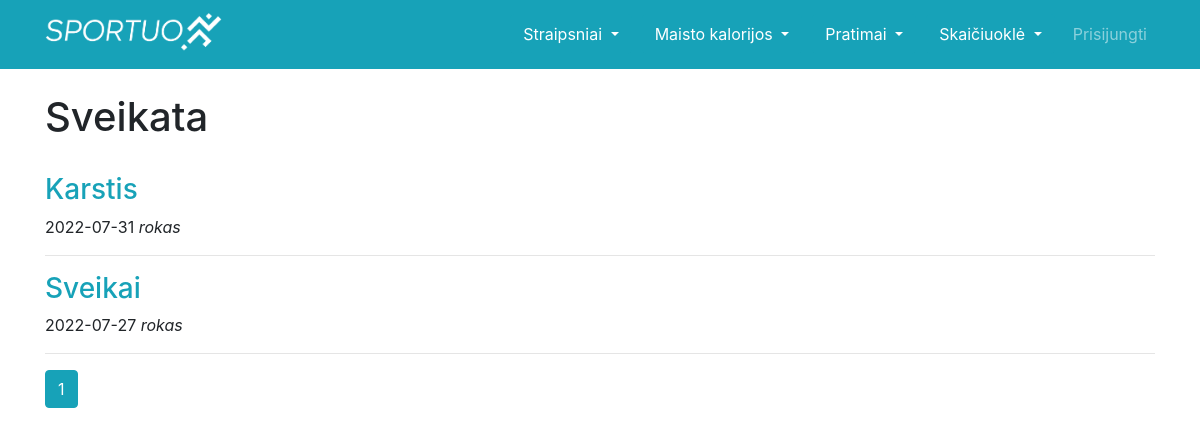
Screenshot of /straipsniai_sveikata with the database file from the repository.
### app.py (models this page shows, shortened)
class Straipsnis(db.Model):
    __tablename__ = "straipsnis"
    id = db.Column(db.Integer, primary_key=True)
    vardas = db.Column("Vardas", db.String(), nullable=False)
    pavadinimas = db.Column("Pavadinimas", db.String(), nullable=False)
    tema = db.Column("Tema", db.String(), nullable=False)
    data = db.Column("Data", db.DateTime(), nullable=False, default=datetime.today())
    tekstas = db.Column("Tekstas", db.String(), nullable=False)

### app.py (the view)
@app.route('/straipsniai_sveikata')
def straipsniai_sveikata():
    page = request.args.get('page', 1, type=int)
    data = Straipsnis.query.filter_by(tema="Sveikata").order_by(Straipsnis.data.desc()).paginate(page=page, per_page=9)
    return render_template('straipsniai_sveikata.html', data=data, datetime=datetime)

### templates/straipsniai_sveikata.html
{% extends "base.html" %}
{% block content %}
<h1>Sveikata</h1>
<br>
{% for straipsnis in data.items %}
<h3><a href="{{ url_for('straipsnis',tema=straipsnis.tema, pavadinimas=straipsnis.pavadinimas, id=straipsnis.id) }}"
class="text-info">{{ straipsnis.pavadinimas.capitalize() }}</a></h3>
<p>{{ datetime.strftime(straipsnis.data, "%Y-%m-%d")}} <i>{{ straipsnis.vardas }}</i></p>
<hr>
{% endfor %}
{% for page_num in data.iter_pages(left_edge=1, right_edge=1, left_current=1, right_current=2) %}
  {% if page_num %}
    {% if data.page == page_num %}
      <a class="btn btn-info mb-4" href="{{ url_for('straipsniai_sveikata', page=page_num) }}">{{ page_num }}</a>
    {% else %}
      <a class="btn btn-outline-info mb-4" href="{{ url_for('straipsniai_sveikata', page=page_num) }}">{{ page_num }}</a>
    {% endif %}
  {% else %}
    ...
  {% endif %}
{% endfor %}
{% endblock %}

### static/css/style.css (style rules this page uses)
body, html { height: 100%; }
* { box-sizing: border-box; }

### rows the page displays
Straipsnis: pavadinimas "Karstis", strftime "2022-07-31", vardas "rokas"
Straipsnis: pavadinimas "Sveikai", strftime "2022-07-27", vardas "rokas"

### other values shown
{{ page_num }} "1"
